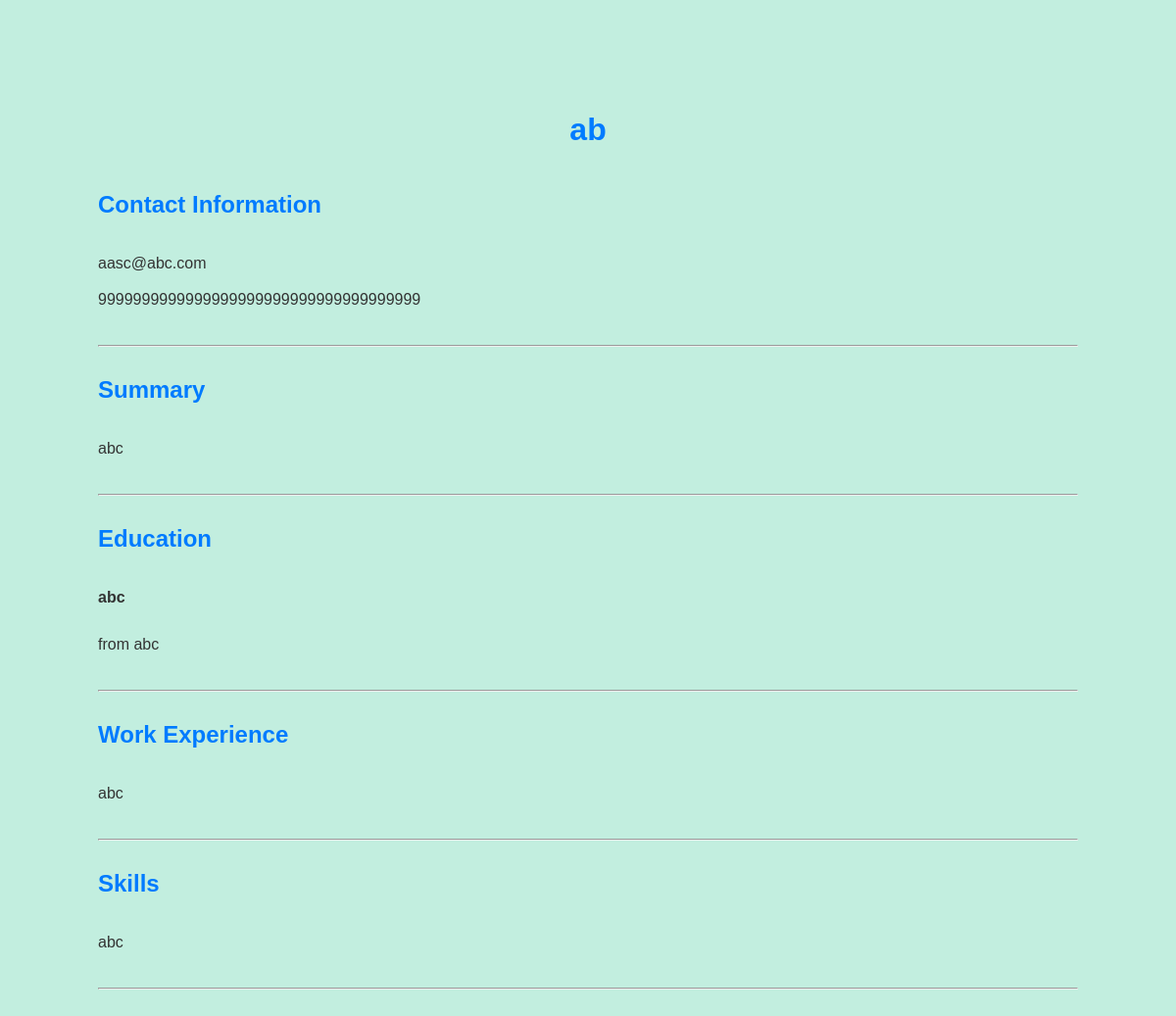
The page /5 on the database its author committed.
### pdf/models.py (models this page shows)
class Profile(models.Model):
    name = models.CharField(max_length=100)
    email = models.EmailField(max_length=254)
    phone = models.CharField(max_length=10)
    summary = models.TextField(max_length=1000)
    degree = models.CharField(max_length=50)
    school = models.CharField(max_length=50)
    university = models.CharField(max_length=50)
    work_experience = models.TextField(max_length=1000)
    skills = models.TextField(max_length=1000)

### pdf/views.py (the view)
# urls.py: path('<int:id>', views.resume, name = 'resume')
def resume(request, id):
    user_details = Profile.objects.get(pk = id)
    skill_list = user_details.skills.split('.')
    return render(request, 'pdf/resume.html', {'user_details':user_details, 'skill_list': skill_list})

### pdf/templates/pdf/resume.html (shortened to what this page needs)
<!DOCTYPE html>
<html lang="en">
<head>
</head>
<body>
    <header>
        <h1>{{user_details.name}}</h1>
    </header>
    <section>
        <h2>Contact Information</h2>
        <ul>
            <li>{{user_details.email}}</li>
            <li>{{user_details.phone}}</li>
        </ul>
    </section><hr>
    <section>
        <h2>Summary</h2>
        <p>
            {{user_details.summary}}
        </p>
    </section><hr>
    <section>
        <h2>Education</h2>
        <p><strong>{{user_details.degree}}</strong></p>
        <p>from {{user_details.school}}</p>
    </section><hr>
    <section>
        <h2>Work Experience</h2>
        <p>{{user_details.work_experience}}</p>
    </section><hr>
    <section>
        <h2>Skills</h2>
        <ul>
            {% for skill in skill_list %}
                <li>{{skill}}</li>
            {% endfor %}
        </ul>
    </section><hr>
</body>
</html>

### pdf/templates/pdf/resume.html (style rules this page uses)
body { display: block; background-color: rgb(194, 238, 223); font-family: Arial, sans-serif; line-height: 2; color: #333; margin: 100px; }
header { text-align: center; margin-bottom: 20px; }
h1 { color: #007bff; }
section { margin-bottom: 30px; }
h2 { color: #007bff; }
ul { list-style-type: none; padding: 0; margin: 0; }
li { margin-bottom: 5px; }

### rows shown on the page
Profile: name "ab", email "aasc@abc.com", phone "9999999999999999999999999999999999999", summary "abc", degree "abc", school "abc", work_experience "abc", skill_list "abc"
